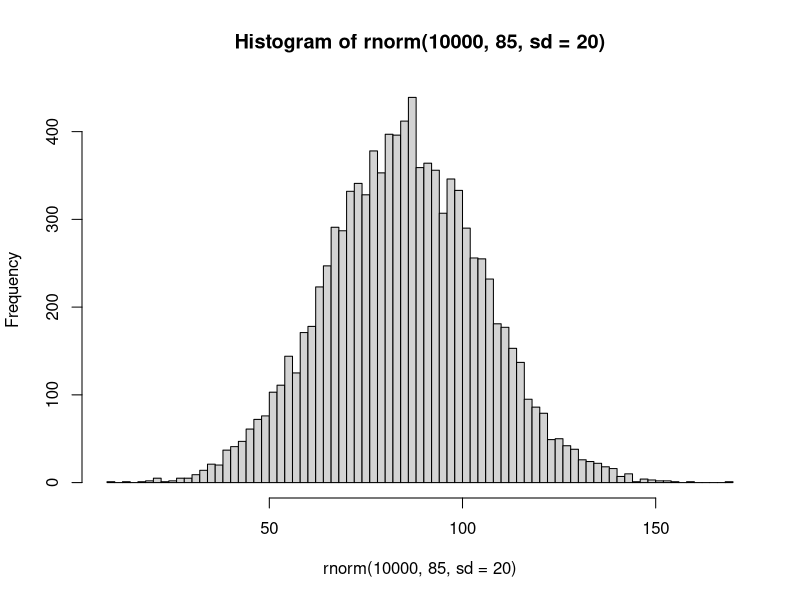
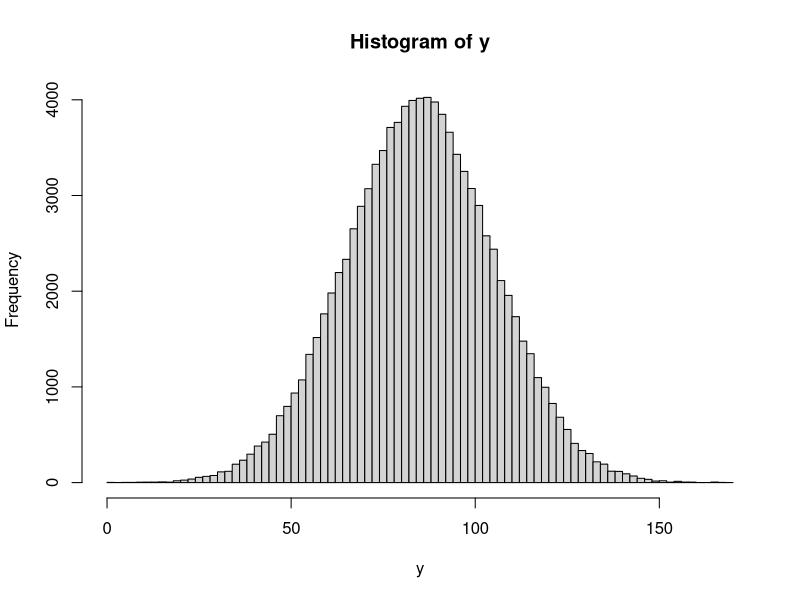

These charts were generated, in order, by the following R code:
## ---- chunk 1
library(dplyr)
hist(rnorm(10000, 85, sd=20), breaks=100)
## ---- chunk 2
n <- 100000
g <- rnorm(n)
mean_ldl <- 85
sd_ldl <- 20
b_gy <- 10
y <- mean_ldl + g * b_gy + rnorm(n, sd=sqrt(sd_ldl^2 - b_gy^2))
hist(y, breaks=100)
## ---- chunk 3
n <- 100000
g <- rnorm(n)
mean_ldl <- 130
sd_ldl <- 20
b_gy <- 1
med_effect <- 0.8

y <- mean_ldl + g * b_gy + rnorm(n, sd=sqrt(sd_ldl^2-b_gy^2))
med <- rbinom(n, 1, plogis(scale(y)))
y_obs <- y
y_obs[as.logical(med)] <- y_obs[as.logical(med)] * med_effect

rbind(
  summary(lm(y ~ g))$coef[2,],
  summary(lm(y_obs ~ g))$coef[2,]
) %>% as_tibble() %>% mutate(measure=c("y", "y_obs"))
## ---- chunk 4
n <- 100000
g <- rnorm(n)
mean_ldl <- 130
sd_ldl <- 20
b_gy <- 1
med_effect <- 0.8

y <- mean_ldl + g * b_gy + rnorm(n, sd=sqrt(sd_ldl^2-b_gy^2))
med <- rbinom(n, 1, plogis(scale(y)))
y_obs <- y
y_obs[as.logical(med)] <- y_obs[as.logical(med)] * med_effect

y_adj_true <- y_obs
y_adj_true[as.logical(med)] <- y_obs[as.logical(med)] / med_effect

y_adj_approx <- y_obs
y_adj_approx[as.logical(med)] <- y_obs[as.logical(med)] + 20

rbind(
  summary(lm(y ~ g))$coef[2,],
  summary(lm(y_obs ~ g))$coef[2,],
  summary(lm(y_adj_true ~ g))$coef[2,],
  summary(lm(y_adj_approx ~ g))$coef[2,]
) %>% as_tibble() %>% mutate(measure=c("y", "y_obs", "y_adj_true", "y_adj_approx"))
## ---- chunk 5
n <- 1000000
g <- rnorm(n)
g_other <- rnorm(n)
mean_ldl <- 130
sd_ldl <- 20
b_gy <- 1
b_omed <- 1
med_effect <- 0.8

y <- mean_ldl + g * b_gy + rnorm(n, sd=sqrt(sd_ldl^2-b_gy^2))
med <- rbinom(n, 1, plogis(scale(y) + g_other * b_omed))
y_obs <- y
y_obs[as.logical(med)] <- y_obs[as.logical(med)] * med_effect

y_adj_true <- y_obs
y_adj_true[as.logical(med)] <- y_obs[as.logical(med)] / med_effect

y_adj_approx <- y_obs
y_adj_approx[as.logical(med)] <- y_obs[as.logical(med)] + 20
## ---- chunk 6
rbind(
  summary(lm(y ~ g))$coef[2,],
  summary(lm(y_obs ~ g))$coef[2,],
  summary(lm(y_adj_true ~ g))$coef[2,],
  summary(lm(y_adj_approx ~ g))$coef[2,]
) %>% as_tibble() %>% mutate(measure=c("y", "y_obs", "y_adj_true", "y_adj_approx"))
## ---- chunk 7
rbind(
  summary(lm(y ~ g_other))$coef[2,],
  summary(lm(y_obs ~ g_other))$coef[2,],
  summary(lm(y_adj_true ~ g_other))$coef[2,],
  summary(lm(y_adj_approx ~ g_other))$coef[2,]
) %>% as_tibble() %>% mutate(measure=c("y", "y_obs", "y_adj_true", "y_adj_approx"))

## ---- chunk 8
sessionInfo()
